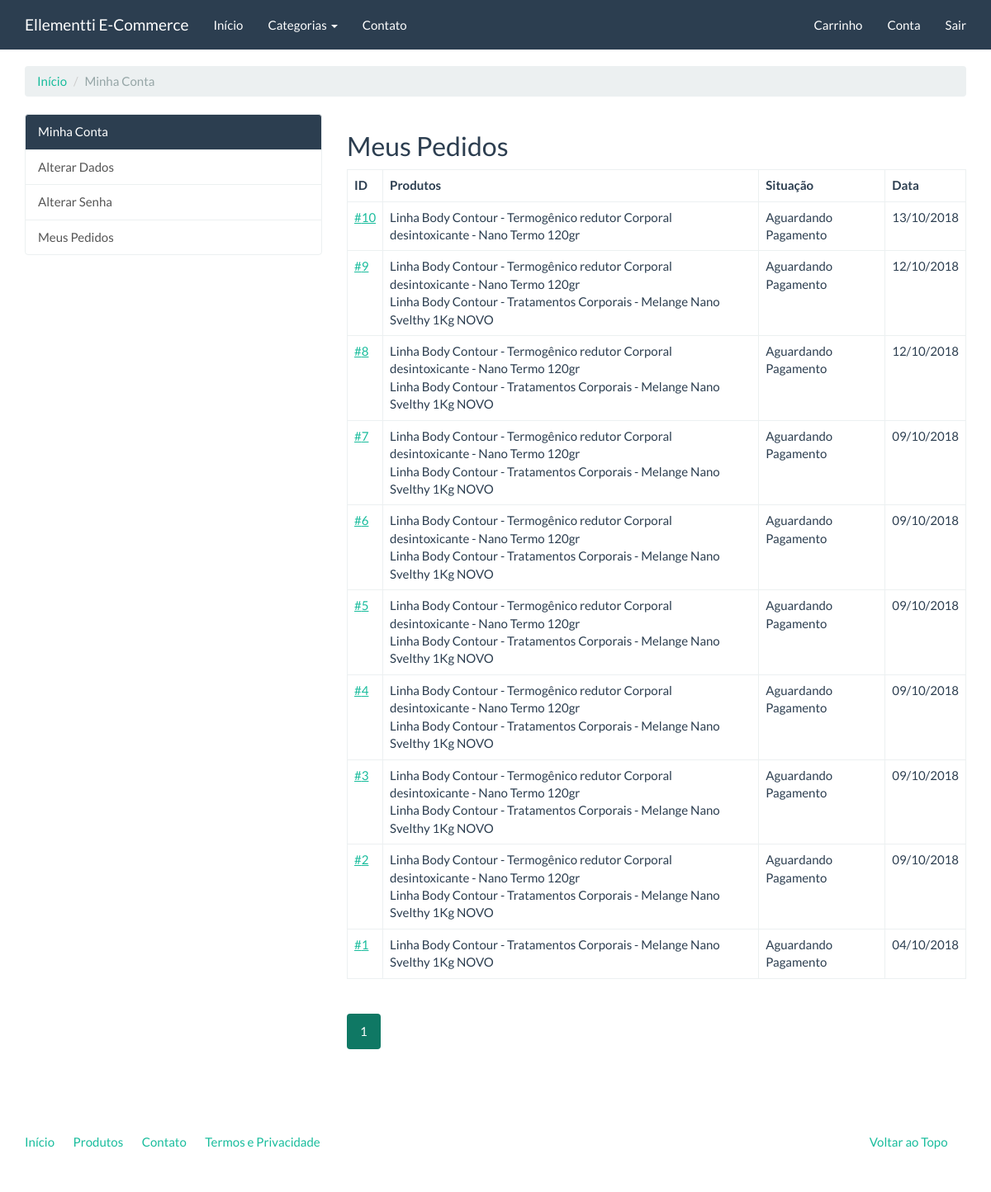
The app's page /compras/meus-pedidos/ (signed in), older data.
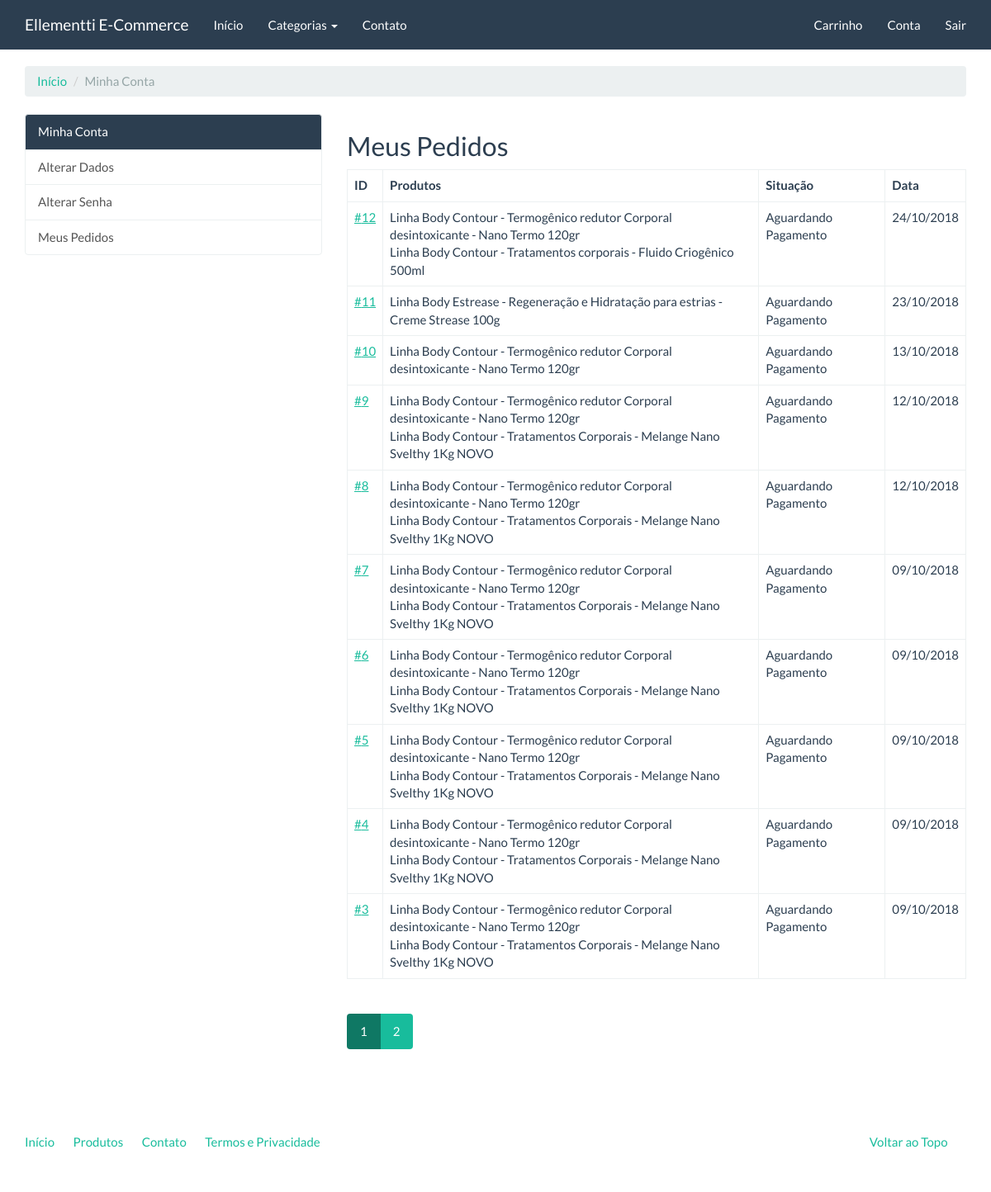
The same page, newer data.
### checkout/models.py (models this page shows, shortened)
class Order(models.Model):
    STATUS_CHOICES = (
        (0, 'Aguardando Pagamento'),
        (1, 'Concluída'),
        (2, 'Cancelada'),
    )
    PAYMENT_OPTION_CHOICES = (
        ('deposit', 'Depósito'),
        ('pagseguro', 'PagSeguro'),
        ('paypal', 'Paypal'),
    )
    user = models.ForeignKey(settings.AUTH_USER_MODEL, verbose_name='Usuário')
    status = models.IntegerField(
        'Situação', choices=STATUS_CHOICES, default=0, blank=True
    )
    payment_option = models.CharField(
        'Opção de Pagamento', choices=PAYMENT_OPTION_CHOICES, max_length=20,
        default='deposit'
    )
    created = models.DateTimeField('Criado em', auto_now_add=True)
    modified = models.DateTimeField('Modificado em', auto_now=True)
    objects = OrderManager()
    class Meta:
        verbose_name = 'Pedido'
        verbose_name_plural = 'Pedidos'
    def products(self):
        products_ids = self.items.values_list('product')
        return Product.objects.filter(pk__in=products_ids)
    def pagseguro(self):
        self.payment_option = 'pagseguro'
        self.save()
        pg = PagSeguro(
            email=settings.PAGSEGURO_EMAIL, token=settings.PAGSEGURO_TOKEN,
            config={'sandbox': settings.PAGSEGURO_SANDBOX}
        )
        pg.sender = {
            'email': self.user.email
        }
        pg.reference_prefix = ''
        pg.shipping = None
        pg.reference = self.pk
        for item in self.items.all():
            pg.items.append(
                {
                    'id': item.product.pk,
                    'description': item.product.name,
                    'quantity': item.quantity,
                    'amount': '%.2f' % item.price
                }
            )
        return pg
    def paypal(self):
        self.payment_option = 'paypal'
        self.save()
        paypal_dict = {
            'upload': '1',
            'business': settings.PAYPAL_EMAIL,
            'invoice': self.pk,
            'cmd': '_cart',
            'currency_code': 'BRL',
            'charset': 'utf-8',
        }
        index = 1
        for item in self.items.all():
            paypal_dict['amount_{}'.format(index)] = '%.2f' % item.price
            paypal_dict['item_name_{}'.format(index)] = item.product.name
            paypal_dict['quantity_{}'.format(index)] = item.quantity
            index = index + 1
        return paypal_dict

### catalog/models.py (models this page shows, shortened)
class Product(models.Model):
    name = models.CharField('Nome', max_length=100)
    slug = models.SlugField('Identificador', max_length=100)
    category = models.ForeignKey('catalog.Category', verbose_name='Categoria', on_delete=models.CASCADE)
    description = models.TextField('Descrição', blank=True)
    price = models.DecimalField('Preço', decimal_places=2, max_digits=8)
    created = models.DateTimeField('Criado em', auto_now_add=True)
    modified = models.DateTimeField('Modificado em', auto_now=True)
    class Meta:
        verbose_name = 'Produto'
        verbose_name_plural = 'Produtos'
        ordering = ['name']

### checkout/views.py (the view)
class OrderListView(LoginRequiredMixin, ListView):
    template_name = 'checkout/order_list.html'
    paginate_by = 10
    def get_queryset(self):
        return Order.objects.filter(user=self.request.user).order_by('-pk')

### catalog/context_processors.py (called while the page is built)
def categories(request):
    return {
        'categories': Category.objects.all()
    }

### catalog/models.py (called while the page is built)
    def __str__(self):
        return self.name

    def get_absolute_url(self):
        return reverse('catalog:category', kwargs={'slug': self.slug})

### core/templatetags/pagination.py (called while the page is built)
@register.inclusion_tag('pagination.html')
def pagination(request, paginator, page_obj):
    context = {}
    context['paginator'] = paginator
    context['request'] = request
    context['page_obj'] = page_obj
    getvars = request.GET.copy()
    if 'page' in getvars:
        del getvars['page']
    if len(getvars) > 0:
        context['getvars'] = '&{0}'.format(getvars.urlencode())
    else:
        context['getvars'] = ''
    return context

### checkout/templates/checkout/order_list.html (shortened to what this page needs)
{% extends "accounts/index.html" %}
{% load pagination %}
{% block accounts_container %}
<h2>Meus Pedidos</h2>
<table class="table table-bordered">
    <thead>
        <tr>
            <th>
                ID
            </th>
            <th>
                Produtos
            </th>
            <th>
                Situação
            </th>
            <th>
                Data
            </th>
        </tr>
    </thead>
    <tbody>
        {% for order in object_list %}
        <tr>
            <td>
                <a href="{% url 'checkout:order_detail' order.pk %}">#{{ order.pk }}</a>
            </td>
            <td>
                {% for product in order.products %}
                {{ product.name }}{% if not forloop.last %}<br />{% endif %}
                {% endfor %}
            </td>
            <td>
                {{ order.get_status_display }}
            </td>
            <td>
                {{ order.created|date:"d/m/Y" }}
            </td>
        </tr>
        {% endfor %}
    </tbody>
</table>
{% pagination request paginator page_obj %}
{% endblock %}

Row changes from the older to the newer data that the page shows:
no longer on this page (row unchanged): Order: pk "2", status "Aguardando Pagamento", created "09/10/2018", Product (name "Linha Body Contour - Termogênico redutor Corporal desintoxicante - Nano Termo 120gr"), Product (name "Linha Body Contour - Tratamentos Corporais - Melange Nano Svelthy 1Kg NOVO")
no longer on this page (row unchanged): Order: pk "1", status "Aguardando Pagamento", created "04/10/2018", Product (name "Linha Body Contour - Tratamentos Corporais - Melange Nano Svelthy 1Kg NOVO")
added Order: pk "12", status "Aguardando Pagamento", created "24/10/2018", Product (name "Linha Body Contour - Termogênico redutor Corporal desintoxicante - Nano Termo 120gr")
now on this page (row unchanged): Product: name "Linha Body Contour - Tratamentos corporais - Fluido Criogênico 500ml", shown under "12"
added Order: pk "11", status "Aguardando Pagamento", created "23/10/2018"
now on this page (row unchanged): Product: name "Linha Body Estrease - Regeneração e Hidratação para estrias - Creme Strease 100g", shown under "11"
Text that changed along with them:
new list line: "2"
